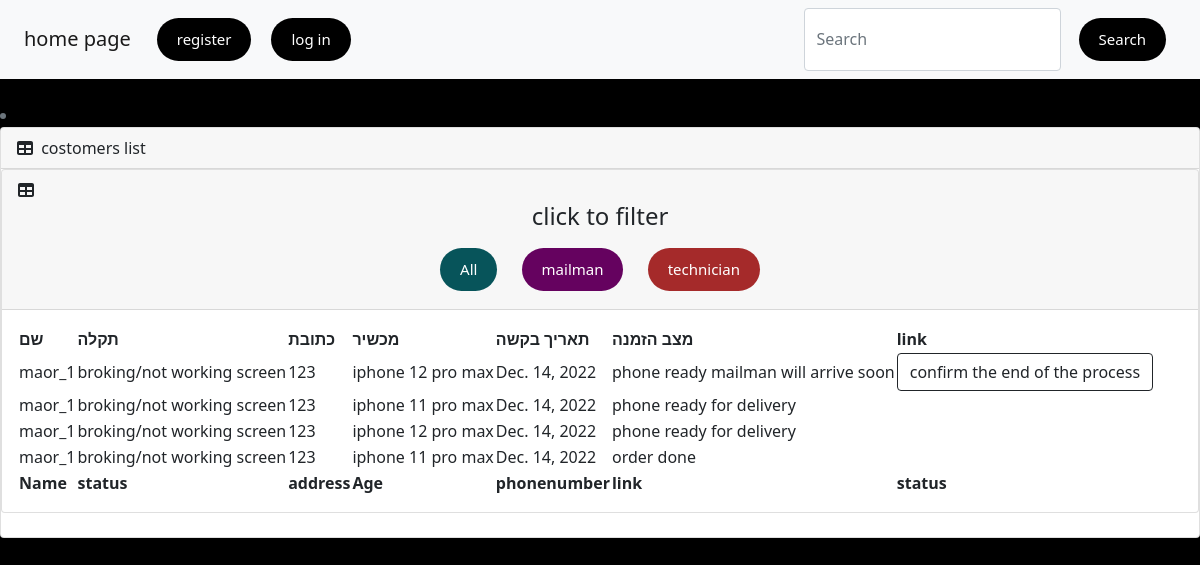
/userprofile/2, run on the app's committed database.
### instruments/models.py (models this page shows, shortened)
class Malfunction(models.Model):
   class StatusType(models.IntegerChoices):
        await_for_mail_man = 1, "await for mail man"
        in_process = 2, "in process"
        phone_ready_for_delivery = 3, 'phone ready for delivery'
        phone_ready_mailman_will_arrive_soon = 4, 'phone ready mailman will arrive soon'
        order_done = 5, 'order done'
   phone= models.ForeignKey(Phone,on_delete=models.CASCADE)
   Malfunction_type= models.ForeignKey(Malfunction_type,on_delete=models.CASCADE)
   user= models.ForeignKey(User,on_delete=models.CASCADE)
   status = models.PositiveIntegerField(null= True, choices=StatusType.choices)
   request_date = models.DateField(auto_now_add=True)

class Malfunction_type(models.Model):
   Malfunction = models.CharField(max_length=100)

class Phone(models.Model):
   type= models.ForeignKey(Phonetype,on_delete=models.CASCADE)
   device = models.CharField(max_length=100, null=False)

### user/models.py (models this page shows, shortened)
class User(AbstractUser):
    class RoleType2(models.IntegerChoices):
        Mail_Man = 1, "Mail_Man"
        Technician = 2, "Technician"
        Admin = 3, 'Admin'
    age = models.IntegerField(null= True, blank = True )
    City = models.CharField(max_length=100,null= True, blank = True)
    Full_address = models.CharField(max_length=100,null= True, blank = True)
    Postal_Code = models.IntegerField(null= True, blank = True)
    Phonenumber = models.PositiveIntegerField(null= True, blank = True)
    Role = models.PositiveIntegerField(null= True, choices=RoleType2.choices)

### user/views.py (the view)
# urls.py: path('<ud>', views.orderstatus, name="orderstatus"),
def orderstatus(request,ud):
    data = Malfunction.objects.filter(user_id = ud )
    context ={
    'customers': data,
    'action' : 'user'
    }
    return render (request,'firsttable.html',context )

### transport/templates/firsttable.html (shortened to what this page needs)
{% extends "base.html" %}
{% load static %}
{% block content %}
    <head>
        <link href="https://cdn.jsdelivr.net/npm/simple-datatables@latest/dist/style.css" rel="stylesheet" />
        <link href="{%static 'css/styles.css'%}" rel="stylesheet" />
    </head>
                            <li class="breadcrumb-item active"></li>
                        <div class="card mb-4">
                            <div class="card-header">
                                <i class="fas fa-table me-1"></i>
                                costomers list
                            </div>
                            <div class="card mb-4">
                                <div class="card-header">
                                    <i class="fas fa-table me-1"></i>
                                    <div style="text-align: center;">
                                        <h4> click to filter</h4>
                                        <a href="{% url 'transport:mainpage' %}" class="mybutton" style="background-color: rgb(7, 84, 90);">All</a>
                                        <a href="{% url 'transport:mailman' %}" class="mybutton" style="background-color: rgb(101, 2, 95);">mailman</a>
                                        <a href="{% url 'transport:technician' %}" class="mybutton" style="background-color: brown;">technician</a>
                                    </div>
                                </div>
                            <div class="card-body">
                                <table id="datatablesSimple">
                                    <thead>
                                        <tr>
                                            <th>שם</th>
                                            <th>תקלה</th>
                                            <th>כתובת</th>
                                            <th>מכשיר</th>
                                            <th>תאריך בקשה</th>
                                            <th>מצב הזמנה</th>
                                            <th>link</th>
                                        </tr>
                                    </thead>
                                    <tfoot>
                                        <tr>
                                            <th>Name</th>
                                            <th>status</th>
                                            <th>address</th>
                                            <th>Age</th>
                                            <th>phonenumber</th>
                                            <th>link</th>
                                            <th>status</th>
                                        </tr>
                                    </tfoot>
                                    <tbody>
                                    {%if user.Role == 1 or user.Role == 2 or user.Role == 3 or action == 'user' %}
                                        {%for costomer in customers%}
                                        <tr>
                                            <td>{{costomer.user.username}}
                                            </td>
                                            <td>{{costomer.Malfunction_type.Malfunction}}</td>
                                            <td>{{costomer.user.Full_address}}</td>
                                            <td>{{costomer.phone.device}}</td>
                                            <td>{{costomer.request_date}}</td>
                                            <td>{{costomer.get_status_display}}</td>
                                            {% if user.Role == 1 and costomer.status == 1 or user.Role == 3 and costomer.status == 1  or user.Role == 3 and costomer.status == 3 or user.Role == 1 and costomer.status == 3%}
                                                <td><a href="/transport/{{costomer.user_id}},{{costomer.id}},{{costomer.status}}" class="mybutton" style="background-color: rgb(101, 2, 95);"> choose</a></td>
                                            {% else %}
                                            {% if user.Role == 2 and costomer.status == 2 or user.Role == 3 and costomer.status == 2 %}
                                                <td><a href="/transport/{{costomer.user_id}},{{costomer.id}},{{costomer.status}}" class="mybutton" style="background-color: brown;">choose</a></td>
                                            {% else %}
                                            {% if  action == 'user' and costomer.status == 4 %}
                                                <td><a href="/transport/{{costomer.user_id}},{{costomer.id}},{{costomer.status}}" button type="submit" class="btn btn-outline-dark"> confirm the end of the process</a></td>
                                            {% else %}
                                                <td></td>
                                            {% endif %}
                                            {% endif %}
                                            {% endif %}
                                        </tr>
                                        {% endfor %}
                                    {%else%}
                                        <h1> Staff memebers only </h1>
                                    {% endif %}
                                    </tbody>
                                </table>
                            </div>
                        </div>
                    </div>
    </body>
    {% endblock%}

### templates/base.html (style rules this page uses)
.mybutton { display: inline-block; background: #000; color: #fff; border: none; padding: 10px 20px; margin: 10px; border-radius: 30px; cursor: pointer; text-decoration: none; font-size: 15px; font-family: inherit; }

### data on the page
Malfunction: user.username "maor_1", Malfunction_type.Malfunction "broking/not working screen", user.Full_address "123", phone.device "iphone 12 pro max", request_date "Dec. 14, 2022", status "phone ready mailman will arrive soon"
Malfunction: user.username "maor_1", Malfunction_type.Malfunction "broking/not working screen", user.Full_address "123", phone.device "iphone 11 pro max", request_date "Dec. 14, 2022", status "phone ready for delivery"
Malfunction: user.username "maor_1", Malfunction_type.Malfunction "broking/not working screen", user.Full_address "123", phone.device "iphone 12 pro max", request_date "Dec. 14, 2022", status "phone ready for delivery"
Malfunction: user.username "maor_1", Malfunction_type.Malfunction "broking/not working screen", user.Full_address "123", phone.device "iphone 11 pro max", request_date "Dec. 14, 2022", status "order done"
